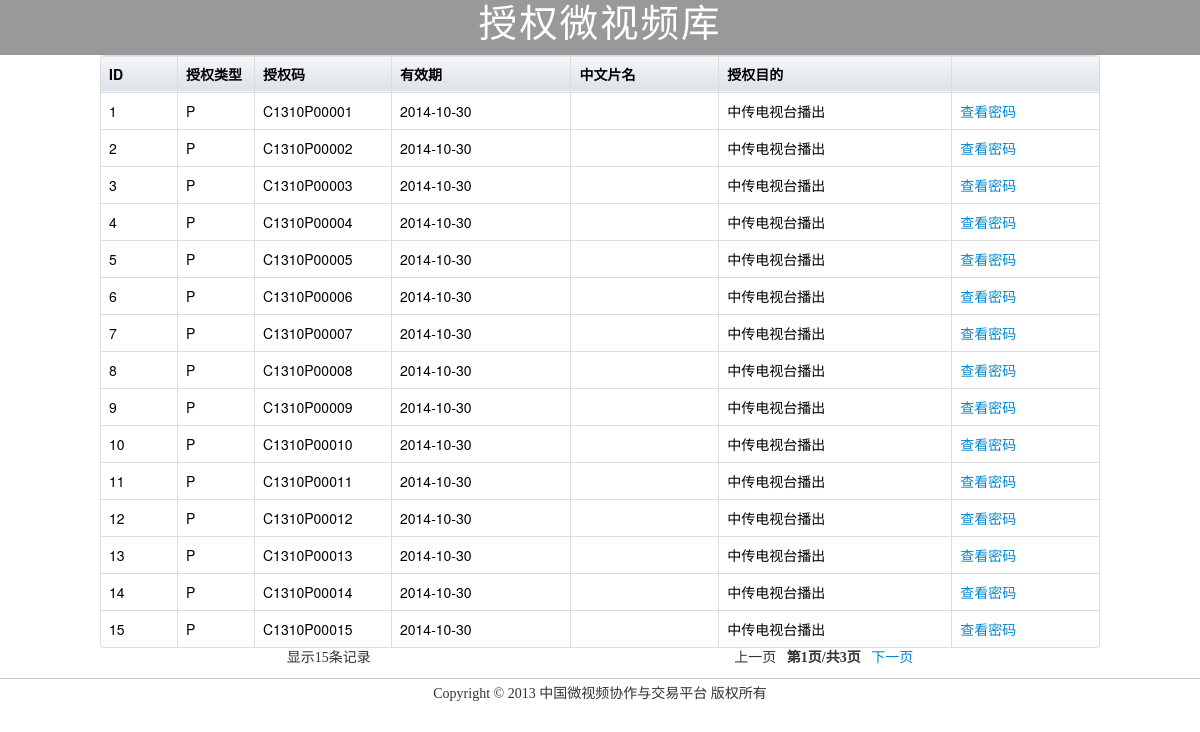
The page /old/list.php on the database its author committed.
### tables this page shows
CREATE TABLE IF NOT EXISTS `authen` (
  `id` int(5) NOT NULL AUTO_INCREMENT,
  `type` varchar(3) NOT NULL,
  `code` varchar(20) NOT NULL,
  `valid_dt` varchar(10) NOT NULL,
  `purpose` varchar(100) NOT NULL,
  `video_id` int(11) NOT NULL,
  `title_cn` varchar(50) NOT NULL,
  PRIMARY KEY (`id`),
  KEY `video_id` (`video_id`)
);

### old/list.php (the view, shortened to what this page needs)
<!DOCTYPE html PUBLIC "-//W3C//DTD XHTML 1.0 Transitional//EN" "http://www.w3.org/TR/xhtml1/DTD/xhtml1-transitional.dtd">
<html xmlns="http://www.w3.org/1999/xhtml">
<head>
<link href="css/redmond/jquery-ui-1.10.3.custom.min.css" rel="stylesheet" type="text/css" />
<link href="css/bootstrap.min.css" rel="stylesheet" type="text/css" />
<link type="text/css" href="css/weishipin.css" rel="stylesheet"/>
</head>
<body>
	<div id="header">
    <p style="margin-left:0px;margin-top:9px">授权微视频库</p>
	</div>
<table class="table table-bordered" style="width:1000px;margin:auto">
<thead style="border:solid 1px #bfcfda;background:-webkit-gradient(linear, left top, left bottom, from(#f4f5f8), to(#dce3eb));">
  <tr style="border-right:solid 1px #bfcfda;color:#000;">
    <th style="width:60px">ID</th>
    <th style="width:60px">授权类型</th>
    <th style="width:120px">授权码</th>
    <th>有效期</th>
    <th>中文片名</th>
    <th>授权目的</th>
    <th></th>
  </tr>
</thead>
    <?php
      $page_num =15;
      if (!isset($_GET['page_no']))
      {
          $page_no = 1;
      }
      else {
          $page_no = $_GET['page_no'];
      }
      $start_num = $page_num * ($page_no - 1);
      $sql = "SELECT * FROM  `authen` LIMIT $start_num , $page_num";
      $result = mysql_query($sql);
      $nums = mysql_num_rows($result);
      while ($result_row = mysql_fetch_assoc($result)) {
        echo <<<TR
  <tr style="border-right:solid 1px #bfcfda;color:#000;">
    <td>{$result_row['id']}</td>
    <td>{$result_row['type']}</td>
    <td>{$result_row['code']}</td>
    <td>{$result_row['valid_dt']}</td>
    <td>{$result_row['title_cn']}</td>
    <td>{$result_row['purpose']}</td>
    <td><a href="jm.php?code={$result_row['code']}">查看密码</a></td>
  </tr>
TR;
      }
    ?>
</table>
<div id="footer">
  <span id="jilu1">显示<?php echo $nums; ?>条记录</span>
    <span id="jilu2">
        <?php
		$sql1 = "SELECT * from `authen`";
		$result1 = mysql_query($sql1);
		$numss = mysql_num_rows($result1);
		$page = ceil($numss/$page_num);
            if ($page_no > 1) {
                    echo "<a href ='list.php?page_no=".($page_no-1)."'>上一页</a>&nbsp;&nbsp;&nbsp;";
                }else{
                    echo '<span>上一页</span>&nbsp;&nbsp;&nbsp;';
                }
                echo '<strong>第'.$page_no.'页/共'.$page.'页</strong>';
                if ($nums == $page_num) {
                    echo "&nbsp;&nbsp;&nbsp;<a href ='list.php?page_no=".($page_no+1)."'>下一页</a>";
                }else{
                    echo '&nbsp;&nbsp;&nbsp;<span>下一页</span>';
                }
        include "lib/footer.php";
        ?>
</body>
</html>

### css/weishipin.css (style rules this page uses)
#header { margin: 0 auto; padding-top: 5px; letter-spacing: 2px; text-align:center; background-color:#999; font-family: Microsoft YaHei; font-size: 38.5px; color: #FFF; height:50px; width:1200px; }
#footer { margin:0px; padding-bottom:20px; width:100%; font-size:14px; text-decoration:none; text-align:center; font-family:Microsoft YaHei; }
#jilu2 { margin-right: -493px; padding-left: 360px; text-align:right; }
a { text-decoration:none; }

### rows shown on the page
authen: id "1", type "P", code "C1310P00001", valid_dt "2014-10-30", purpose "中传电视台播出"
authen: id "2", type "P", code "C1310P00002", valid_dt "2014-10-30", purpose "中传电视台播出"
authen: id "3", type "P", code "C1310P00003", valid_dt "2014-10-30", purpose "中传电视台播出"
authen: id "4", type "P", code "C1310P00004", valid_dt "2014-10-30", purpose "中传电视台播出"
authen: id "5", type "P", code "C1310P00005", valid_dt "2014-10-30", purpose "中传电视台播出"
authen: id "6", type "P", code "C1310P00006", valid_dt "2014-10-30", purpose "中传电视台播出"
authen: id "7", type "P", code "C1310P00007", valid_dt "2014-10-30", purpose "中传电视台播出"
authen: id "8", type "P", code "C1310P00008", valid_dt "2014-10-30", purpose "中传电视台播出"
authen: id "9", type "P", code "C1310P00009", valid_dt "2014-10-30", purpose "中传电视台播出"
authen: id "10", type "P", code "C1310P00010", valid_dt "2014-10-30", purpose "中传电视台播出"
authen: id "11", type "P", code "C1310P00011", valid_dt "2014-10-30", purpose "中传电视台播出"
authen: id "12", type "P", code "C1310P00012", valid_dt "2014-10-30", purpose "中传电视台播出"
authen: id "13", type "P", code "C1310P00013", valid_dt "2014-10-30", purpose "中传电视台播出"
authen: id "14", type "P", code "C1310P00014", valid_dt "2014-10-30", purpose "中传电视台播出"
authen: id "15", type "P", code "C1310P00015", valid_dt "2014-10-30", purpose "中传电视台播出"

### other values the page prints
$nums "15"
$page_no "1"
$page "3"
